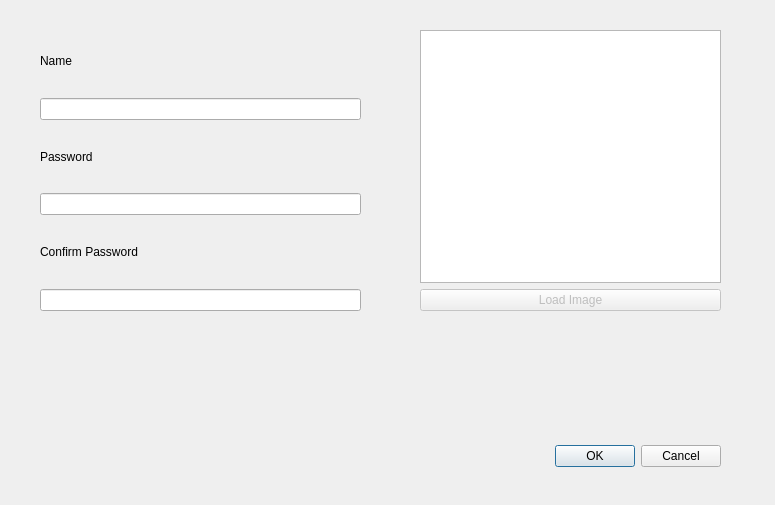
<?xml version="1.0" encoding="UTF-8"?>
<ui version="4.0">
 <class>Dialog</class>
 <widget class="QDialog" name="Dialog">
  <property name="geometry">
   <rect>
    <x>0</x>
    <y>0</y>
    <width>775</width>
    <height>505</height>
   </rect>
  </property>
  <property name="windowTitle">
   <string>Sign Up</string>
  </property>
  <widget class="QDialogButtonBox" name="buttonBox">
   <property name="geometry">
    <rect>
     <x>380</x>
     <y>440</y>
     <width>341</width>
     <height>32</height>
    </rect>
   </property>
   <property name="orientation">
    <enum>Qt::Horizontal</enum>
   </property>
   <property name="standardButtons">
    <set>QDialogButtonBox::Cancel|QDialogButtonBox::Ok</set>
   </property>
  </widget>
  <widget class="QWidget" name="layoutWidget">
   <property name="geometry">
    <rect>
     <x>40</x>
     <y>30</y>
     <width>321</width>
     <height>281</height>
    </rect>
   </property>
   <layout class="QVBoxLayout" name="verticalLayout">
    <item>
     <widget class="QLabel" name="label">
      <property name="text">
       <string>Name</string>
      </property>
     </widget>
    </item>
    <item>
     <widget class="QLineEdit" name="lineEdit">
      <property name="maxLength">
       <number>32</number>
      </property>
     </widget>
    </item>
    <item>
     <widget class="QLabel" name="label_2">
      <property name="text">
       <string>Password</string>
      </property>
     </widget>
    </item>
    <item>
     <widget class="QLineEdit" name="lineEdit_2">
      <property name="maxLength">
       <number>32</number>
      </property>
     </widget>
    </item>
    <item>
     <widget class="QLabel" name="label_3">
      <property name="text">
       <string>Confirm Password</string>
      </property>
     </widget>
    </item>
    <item>
     <widget class="QLineEdit" name="lineEdit_3">
      <property name="maxLength">
       <number>32</number>
      </property>
     </widget>
    </item>
   </layout>
  </widget>
  <widget class="QWidget" name="layoutWidget">
   <property name="geometry">
    <rect>
     <x>420</x>
     <y>30</y>
     <width>301</width>
     <height>281</height>
    </rect>
   </property>
   <layout class="QVBoxLayout" name="verticalLayout_2">
    <item>
     <widget class="QGraphicsView" name="graphicsView"/>
    </item>
    <item>
     <widget class="QPushButton" name="pushButton">
      <property name="enabled">
       <bool>false</bool>
      </property>
      <property name="text">
       <string>Load Image</string>
      </property>
     </widget>
    </item>
   </layout>
  </widget>
  <zorder>layoutWidget</zorder>
  <zorder>layoutWidget</zorder>
  <zorder>buttonBox</zorder>
 </widget>
 <resources/>
 <connections>
  <connection>
   <sender>buttonBox</sender>
   <signal>accepted()</signal>
   <receiver>Dialog</receiver>
   <slot>accept()</slot>
   <hints>
    <hint type="sourcelabel">
     <x>248</x>
     <y>254</y>
    </hint>
    <hint type="destinationlabel">
     <x>157</x>
     <y>274</y>
    </hint>
   </hints>
  </connection>
  <connection>
   <sender>buttonBox</sender>
   <signal>rejected()</signal>
   <receiver>Dialog</receiver>
   <slot>reject()</slot>
   <hints>
    <hint type="sourcelabel">
     <x>316</x>
     <y>260</y>
    </hint>
    <hint type="destinationlabel">
     <x>286</x>
     <y>274</y>
    </hint>
   </hints>
  </connection>
 </connections>
</ui>
